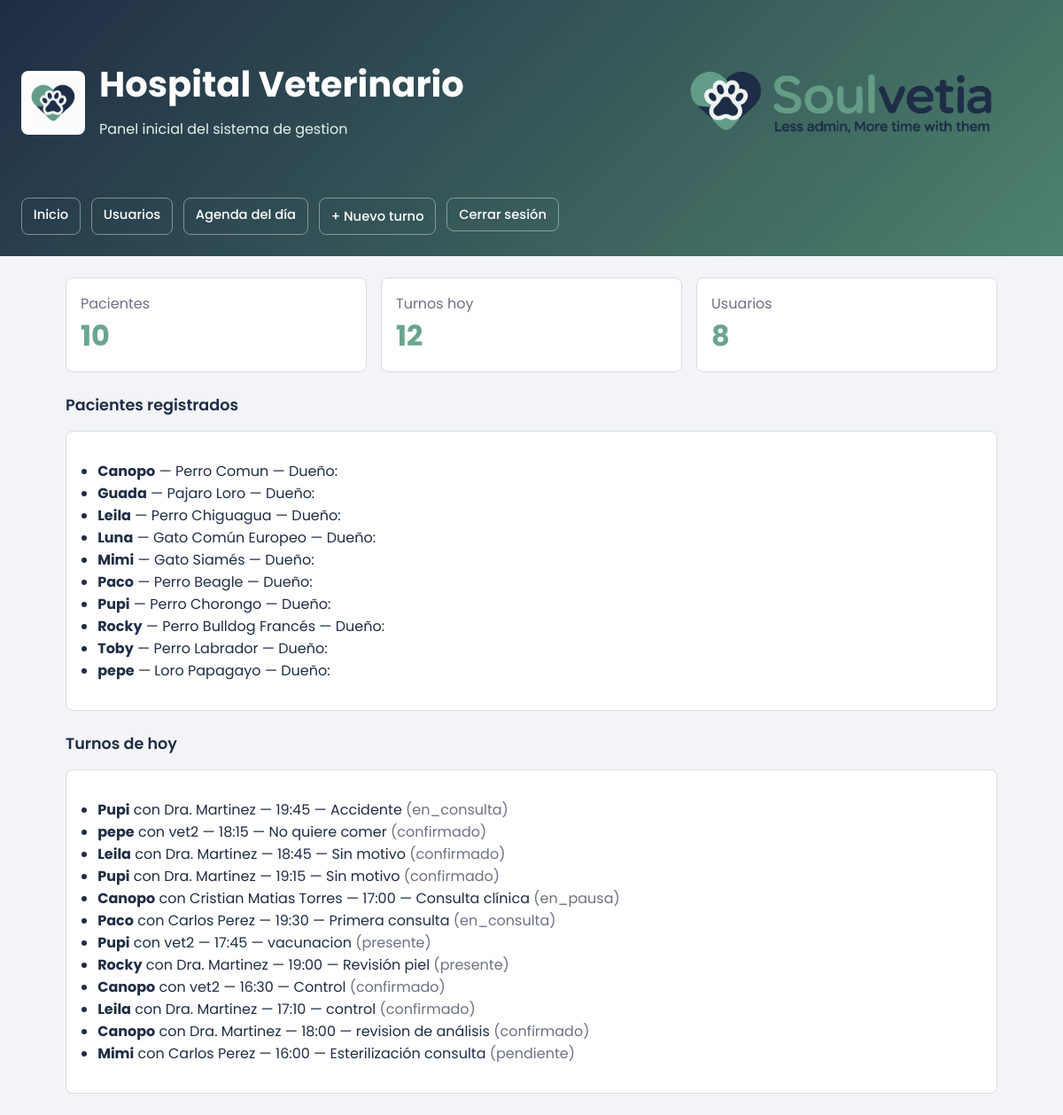
The page / (signed in) on the database its author committed.
### tables this page shows
CREATE TABLE paciente (
            id          INTEGER NOT NULL PRIMARY KEY AUTOINCREMENT,
            cliente_id  INTEGER NOT NULL,
            nombre      TEXT    NOT NULL,
            especie     TEXT    NOT NULL,
            raza        TEXT,
            sexo        TEXT    NOT NULL DEFAULT 'desconocido'
                                CHECK (sexo IN ('M','F','desconocido')),
            fecha_nacimiento   TEXT,
            peso_kg     REAL,
            color       TEXT,
            castrado    INTEGER NOT NULL DEFAULT 0,
            estado      INTEGER NOT NULL DEFAULT 1,
            FOREIGN KEY (cliente_id) REFERENCES cliente(id)
        );

CREATE TABLE turno (
                id                  INTEGER NOT NULL PRIMARY KEY AUTOINCREMENT,
                paciente_id         INTEGER NOT NULL,
                veterinario_id      INTEGER NOT NULL,
                recepcionista_id    INTEGER NOT NULL DEFAULT 1,
                fecha_hora          TEXT    NOT NULL,
                estado              TEXT    NOT NULL DEFAULT 'pendiente',
                motivo              TEXT,
                urgencia            TEXT    NOT NULL DEFAULT 'normal',
                FOREIGN KEY (paciente_id)       REFERENCES paciente(id),
                FOREIGN KEY (veterinario_id)    REFERENCES users(id),
                FOREIGN KEY (recepcionista_id)  REFERENCES users(id)
            );

CREATE TABLE users (
                    id INTEGER PRIMARY KEY AUTOINCREMENT,
                    username TEXT NOT NULL UNIQUE,
                    full_name TEXT NOT NULL,
                    role TEXT NOT NULL,
                    status TEXT NOT NULL DEFAULT 'Activo',
                    last_access TEXT NOT NULL
                , password_hash TEXT NOT NULL DEFAULT '', email TEXT NOT NULL DEFAULT '');

### app/controllers/main_controller.py (the view)
@main_bp.route("/")
def home():
    summary = service.get_dashboard_summary()
    return render_template("home.html", summary=summary)

### app/services/hospital_service.py (called while the page is built)
    def get_dashboard_summary(self) -> dict:
        pacientes = self.paciente_repository.list_all()
        turnos    = self.turno_repository.get_turnos_hoy()
        return {
            "patients_count":      len(pacientes),
            "appointments_count":  len(turnos),
            "users_count":         len(self.get_users()),
            "patients":            pacientes,
            "appointments":        turnos,
        }

    def get_users(self) -> list[User]:
        return self.user_repository.list_all()

### app/services/paciente_repository.py (called while the page is built)
    def _connect(self) -> sqlite3.Connection:
        conn = sqlite3.connect(self.db_path)
        conn.row_factory = sqlite3.Row
        conn.execute("PRAGMA foreign_keys = ON")
        return conn

    def list_all(self) -> list[Paciente]:
        with self._connect() as conn:
            rows = conn.execute("""
                SELECT p.*, c.nombre || ' ' || c.apellido AS propietario,
                       c.telefono, c.email AS email_cliente
                FROM paciente p
                JOIN cliente c ON c.id = p.cliente_id
                WHERE p.estado = 1
                ORDER BY p.nombre
            """).fetchall()
        return [self._row_to_paciente(r) for r in rows]

    def _row_to_paciente(self, row: sqlite3.Row) -> Paciente:
        return Paciente(
            id=row["id"],
            cliente_id=row["cliente_id"],
            nombre=row["nombre"],
            especie=row["especie"],
            raza=row["raza"] or "",
            sexo=row["sexo"],
            fecha_nacimiento=date.fromisoformat(row["fecha_nacimiento"])
                             if row["fecha_nacimiento"] else date.today(),
            peso_kg=Decimal(str(row["peso_kg"])) if row["peso_kg"] else Decimal("0"),
            color=row["color"] or "",
            castrado=row["castrado"],
            estado=row["estado"],
        )

### app/services/turno_repository.py (called while the page is built)
    def _connect(self) -> sqlite3.Connection:
        conn = sqlite3.connect(self.db_path)
        conn.row_factory = sqlite3.Row
        conn.execute("PRAGMA foreign_keys = ON")
        return conn

### app/services/user_repository.py (called while the page is built)
    def _connect(self) -> sqlite3.Connection:
        conn = sqlite3.connect(self.db_path)
        conn.row_factory = sqlite3.Row
        return conn

    def list_all(self) -> list[User]:
        with self._connect() as conn:
            rows = conn.execute("SELECT * FROM users ORDER BY id").fetchall()
        return [self._row_to_user(row) for row in rows]

### app/templates/home.html
{% extends "base.html" %}
{% block content %}
<div class="grid">
  <div class="card">
    <div class="muted">Pacientes</div>
    <div class="metric">{{ summary.patients_count }}</div>
  </div>
  <div class="card">
    <div class="muted">Turnos hoy</div>
    <div class="metric">{{ summary.appointments_count }}</div>
  </div>
  <div class="card">
    <div class="muted">Usuarios</div>
    <div class="metric">{{ summary.users_count }}</div>
  </div>
</div>
<div class="section-title">Pacientes registrados</div>
<div class="card">
  {% if summary.patients %}
  <ul>
    {% for p in summary.patients %}
      <li>
        <strong>{{ p.nombre }}</strong> —
        {{ p.especie }}{{ ' ' + p.raza if p.raza else '' }} —
        Dueño: {{ p.propietario }}
      </li>
    {% endfor %}
  </ul>
  {% else %}
    <p class="muted">Sin pacientes registrados.</p>
  {% endif %}
</div>
<div class="section-title">Turnos de hoy</div>
<div class="card">
  {% if summary.appointments %}
  <ul>
    {% for t in summary.appointments %}
      <li>
        <strong>{{ t.mascota }}</strong> con {{ t.veterinario }} —
        {{ t.fecha_hora[11:16] }} —
        {{ t.motivo or 'Sin motivo' }}
        <span class="muted">({{ t.estado }})</span>
      </li>
    {% endfor %}
  </ul>
  {% else %}
    <p class="muted">Sin turnos para hoy.</p>
  {% endif %}
</div>
{% endblock %}

### app/templates/base.html (style rules this page uses)
:root { --primary: #6AA58D; --primary-dark: #4d826d; --ink: #1F2D44; --surface: #F2F4F7; --surface-tint: #E6F2EC; --card: #ffffff; --muted: #6B7280; --border: #d7dde3; --danger: #b42318; --danger-bg: #fff1f0; --success-bg: #E6F2EC; --accent: var(--primary); --success: #2d6a4f; --text-muted: var(--muted); --surface-2: #f2f4f7; --text: var(--ink); }
* { box-sizing: border-box; }
body { margin: 0; font-family: "Poppins", Arial, Helvetica, sans-serif; background: var(--surface); color: var(--ink); }
.grid { display: grid; grid-template-columns: repeat(auto-fit, minmax(220px, 1fr)); gap: 1rem; }
.card { background: var(--card); border: 1px solid var(--border); border-radius: 8px; padding: 1rem; }
.metric { font-size: 2rem; font-weight: 700; color: var(--primary); }
.section-title { margin: 1.5rem 0 1rem; font-size: 1.1rem; color: var(--ink); font-weight: 600; }
ul { padding-left: 1.2rem; }
.muted { color: var(--muted); }

### rows shown on the page
paciente: nombre "Canopo", especie "Perro", raza "Comun"
paciente: nombre "Guada", especie "Pajaro", raza "Loro"
paciente: nombre "Leila", especie "Perro", raza "Chiguagua"
paciente: nombre "Luna", especie "Gato", raza "Común Europeo"
paciente: nombre "Mimi", especie "Gato", raza "Siamés"
paciente: nombre "Paco", especie "Perro", raza "Beagle"
paciente: nombre "Pupi", especie "Perro", raza "Chorongo"
paciente: nombre "Rocky", especie "Perro", raza "Bulldog Francés"
paciente: nombre "Toby", especie "Perro", raza "Labrador"
paciente: nombre "pepe", especie "Loro", raza "Papagayo"
turno: mascota "Pupi", veterinario "Dra. Martinez", fecha_hora "19:45", motivo "Accidente", estado "en_consulta"
turno: mascota "pepe", veterinario "vet2", fecha_hora "18:15", motivo "No quiere comer", estado "confirmado"
turno: mascota "Leila", veterinario "Dra. Martinez", fecha_hora "18:45", motivo "Sin motivo", estado "confirmado"
turno: mascota "Pupi", veterinario "Dra. Martinez", fecha_hora "19:15", motivo "Sin motivo", estado "confirmado"
turno: mascota "Canopo", veterinario "Cristian Matias Torres", fecha_hora "17:00", motivo "Consulta clínica", estado "en_pausa"
turno: mascota "Paco", veterinario "Carlos Perez", fecha_hora "19:30", motivo "Primera consulta", estado "en_consulta"
turno: mascota "Pupi", veterinario "vet2", fecha_hora "17:45", motivo "vacunacion", estado "presente"
turno: mascota "Rocky", veterinario "Dra. Martinez", fecha_hora "19:00", motivo "Revisión piel", estado "presente"
turno: mascota "Canopo", veterinario "vet2", fecha_hora "16:30", motivo "Control", estado "confirmado"
turno: mascota "Leila", veterinario "Dra. Martinez", fecha_hora "17:10", motivo "control", estado "confirmado"
turno: mascota "Canopo", veterinario "Dra. Martinez", fecha_hora "18:00", motivo "revision de análisis", estado "confirmado"
turno: mascota "Mimi", veterinario "Carlos Perez", fecha_hora "16:00", motivo "Esterilización consulta", estado "pendiente"

### other values the page prints
{{ summary.patients_count }} "10"
{{ summary.appointments_count }} "12"
{{ summary.users_count }} "8"
